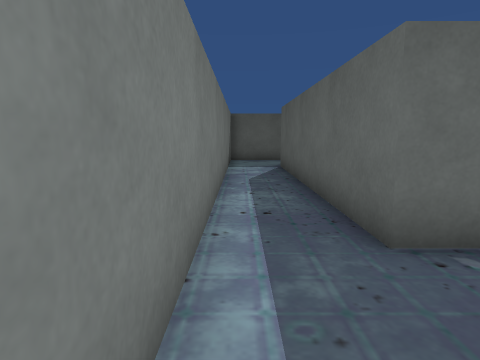
View 1 (above)

16 first-person views from a walk through a Unity game level. The camera is 1.3 m above the floor, tilts 8° down and sees 75° across. The floor is counted in squares, 1 m on a side. Each view is taken from the middle of a square. On the plan, view 1 faces up. The plan holds only what a view shows up to about 14 squares ahead; the rest is blank. The place goes on beyond the plan. Some animated figures are left out. Some surface patterns are stand-ins.

View 2
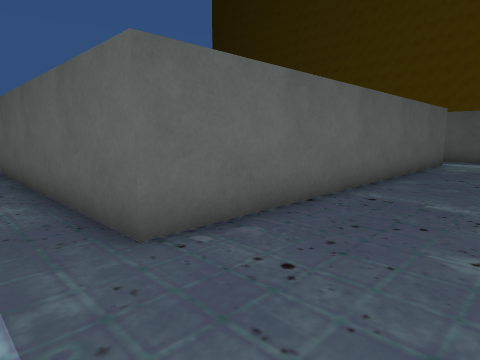

View 3
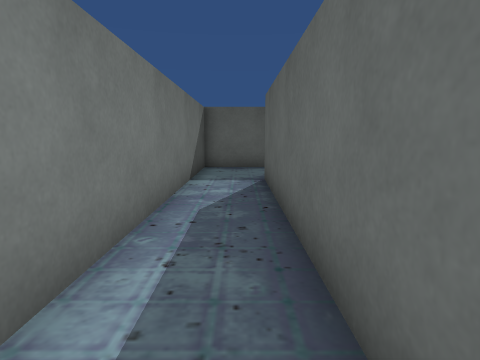

View 4
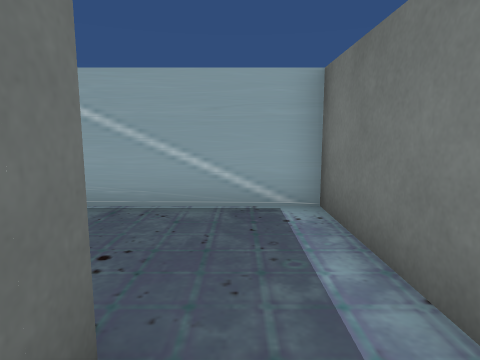

View 5
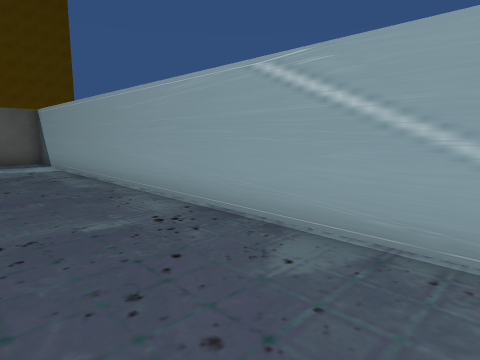

View 6
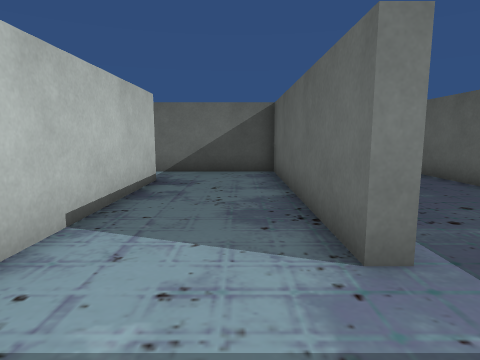

View 7
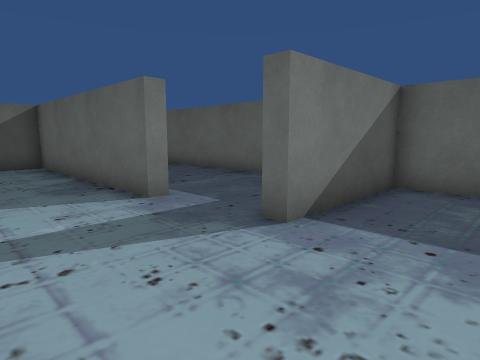

View 8
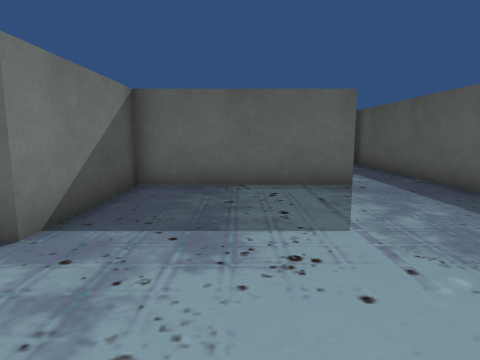

View 9
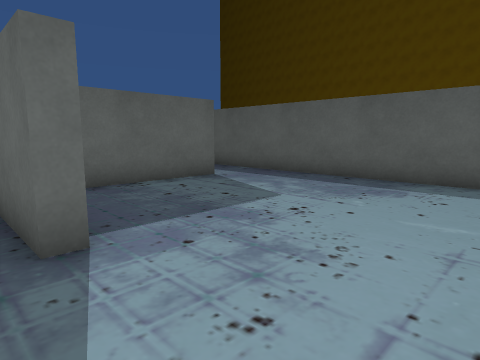

View 10
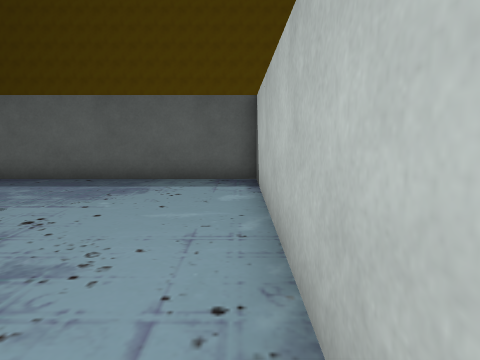

View 11
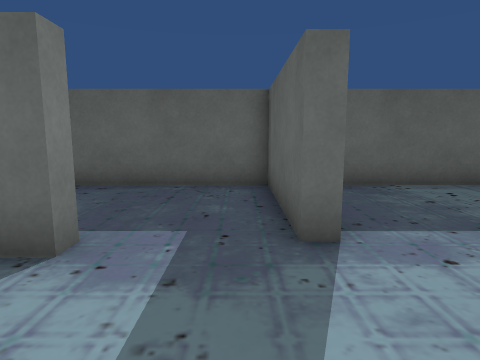

View 12
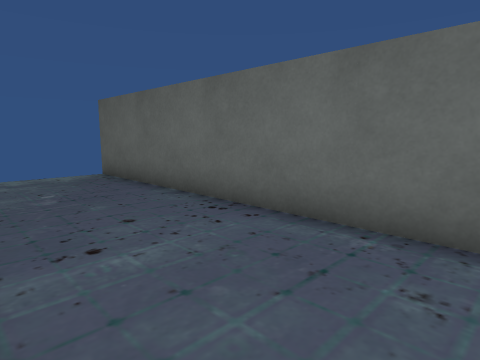

View 13
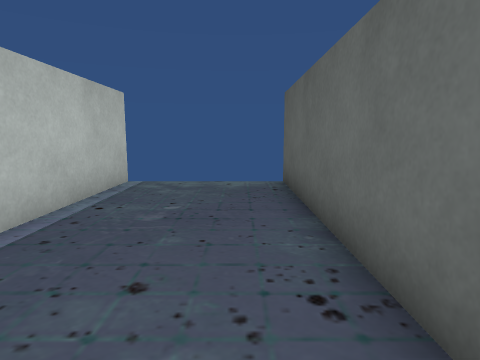

View 14
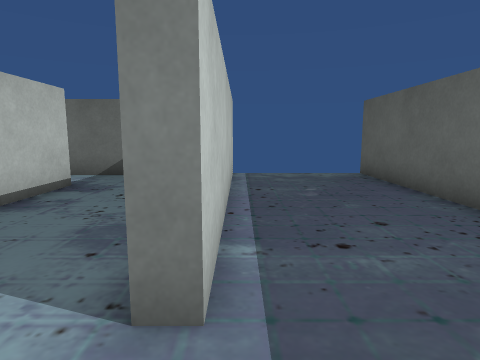

View 15
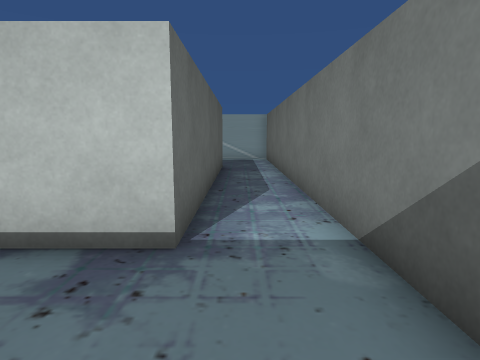

View 16
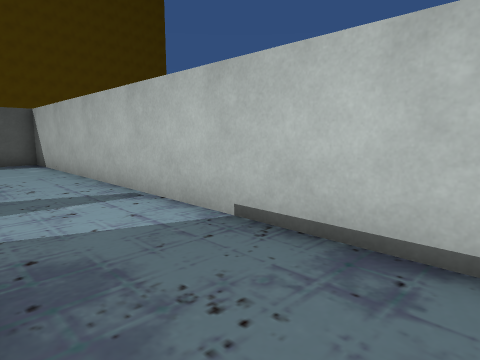

### Floor plan
Points are (right, up) in squares from view 1. A wall is a line through its corners. A room is listed if a view was taken in it or the views show most of it. See-through windows are left out.
Room 1 (views 1, 2, 3, 4, 5)
walls: (16.5, 3.5) (1.8, 3.5) (1.8, 13.5); (18.7, -0.4) (18.7, 0.9); (-0.5, 14.6) (-0.5, -0.8) (18.2, -0.8)
ways out: opening at (0.5, 13.5) to room 2
Room 2 (views 6, 7, 8, 9, 10, 11, 12, 14, 15, 16)
walls: (8, 17.8) (8, 17.3) (-0.5, 17.3) (-0.5, 14.6); (17.1, 22.3) (11.3, 22.3) (11.3, 17.7) (10.8, 17.7); (1.8, 13.5) (19.5, 13.5) (19.5, 23.5)
ways out: opening at (0.5, 13.5) to room 1; opening at (9.5, 18) to room 3
Room 3 (view 13)
walls: (10.8, 17.7) (10.8, 22.3) (-1, 22.3); (-1, 17.8) (8, 17.8)
ways out: opening at (9.5, 18) to room 2

Where each view was taken, in squares from view 1:
view 1: 0 up, 0 right, facing up
view 2: 0 up, 0 right, facing up-right
view 3: 4 up, 1 right, facing up
view 4: 5 up, 1 right, facing down
view 5: 3 up, 2 right, facing down-right
view 6: 16 up, 11 right, facing left
view 7: 14 up, 14 right, facing up-left
view 8: 14 up, 14 right, facing up
view 9: 14 up, 10 right, facing up-right
view 10: 14 up, 10 right, facing right
view 11: 14 up, 10 right, facing up
view 12: 18 up, 10 right, facing up-left
view 13: 21 up, 8 right, facing left
view 14: 18 up, 10 right, facing left
view 15: 17 up, 1 right, facing down
view 16: 17 up, 3 right, facing down-right
